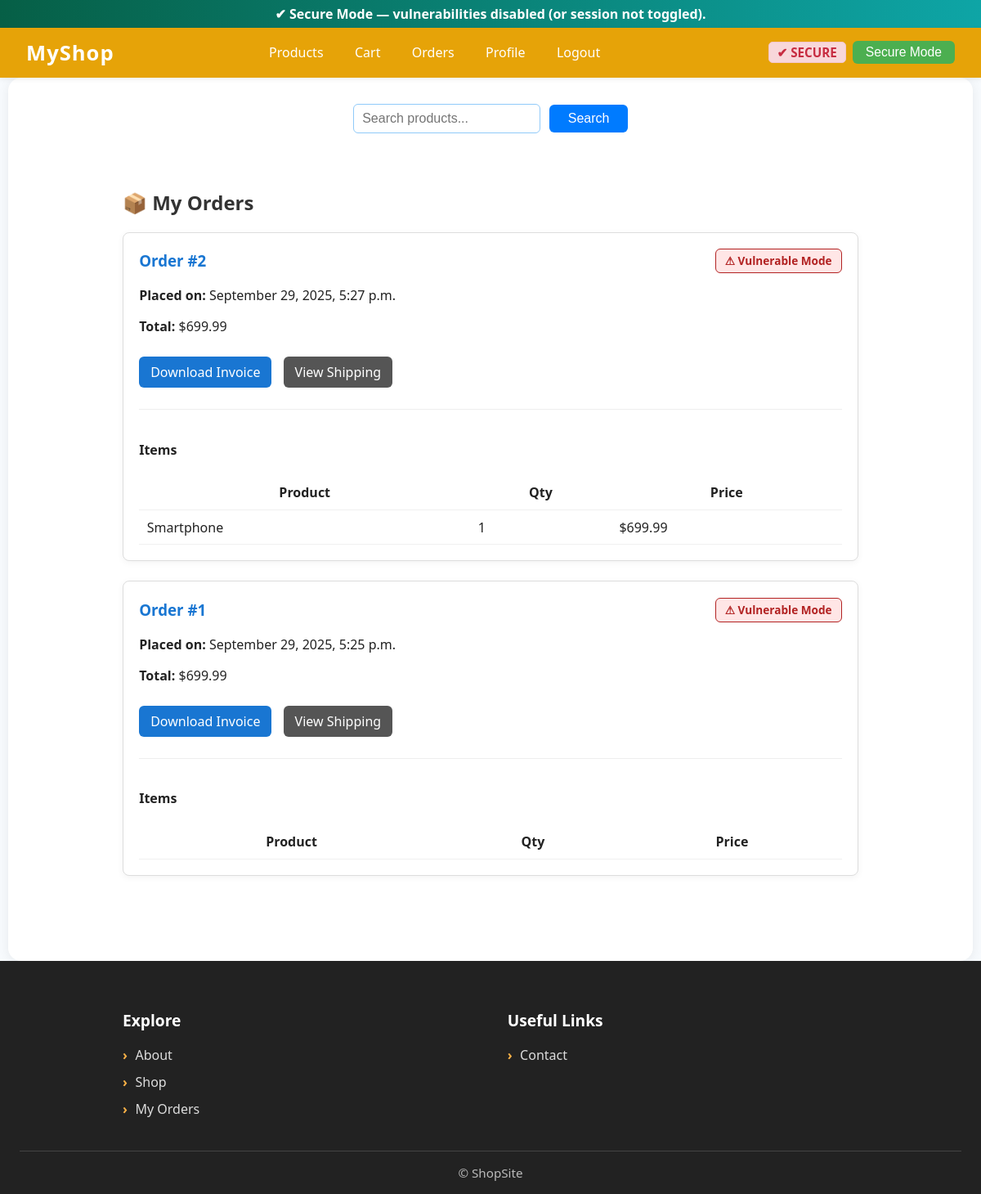
/orders/my-orders/ (signed in), run on the app's committed database.
### orders/models.py (models this page shows, shortened)
class Order(models.Model):
    SECURE = "secure"
    VULNERABLE = "vulnerable"
    MODE_CHOICES = [
        (SECURE, "Secure"),
        (VULNERABLE, "Vulnerable"),
    ]
    user = models.ForeignKey(
        settings.AUTH_USER_MODEL,
        on_delete=models.SET_NULL,
        null=True, blank=True,
        related_name="orders"
    )
    total = models.DecimalField(max_digits=10, decimal_places=2)
    created_at = models.DateTimeField(auto_now_add=True)
    updated_at = models.DateTimeField(auto_now=True)
    mode = models.CharField(
        max_length=12,
        choices=MODE_CHOICES,
        default=SECURE,
    )

class OrderItem(models.Model):
    order = models.ForeignKey(Order, related_name="items", on_delete=models.CASCADE)
    product = models.ForeignKey(Product, on_delete=models.CASCADE)
    quantity = models.PositiveIntegerField(default=1)
    price = models.DecimalField(max_digits=10, decimal_places=2)
    added_at = models.DateTimeField(default=timezone.now)

### products/models.py (models this page shows, shortened)
class Product(models.Model):
    category = models.ForeignKey(Category, related_name='products', on_delete=models.CASCADE)
    name = models.CharField(max_length=255)
    slug = models.SlugField(unique=True)
    description = models.TextField(blank=True)
    price = models.DecimalField(max_digits=10, decimal_places=2)
    image = models.ImageField(upload_to='products/', blank=True, null=True)  # secure
    image_url = models.URLField(blank=True, null=True)  # vulnerable ✅
    stock = models.PositiveIntegerField(default=10)

### orders/views.py (the view)
# urls.py: path("my-orders/", views.my_orders, name="my_orders"),
@login_required
def my_orders(request):
    orders = (
        Order.objects.filter(user=request.user)
        .prefetch_related(
            "items__product",
            Prefetch("shipment", queryset=Shipment.objects.all())
        )
        .order_by("-created_at")
    )
    return render(request, "orders/my_orders.html", {"orders": orders})

### core/context_processors.py (called while the page is built)
def simulation_mode(request):
    session_mode = request.session.get(
        "sim_mode", getattr(settings, "SIMULATION_MODE", "secure")
    )
    return {"simulation_mode": session_mode}

### orders/templates/orders/my_orders.html (shortened to what this page needs)
{% extends "base.html" %}
{% load static %}
{% block extra_css %}
<link rel="stylesheet" href="{% static 'css/my_orders.css' %}">
{% endblock %}
{% block content %}
<div class="orders-container">
    <h2>📦 My Orders</h2>
    {% if orders %}
        {% for order in orders %}
        <div class="order-card">
            <div class="order-header">
                <h3>Order #{{ order.id }}</h3>
                {% if order.mode == "vulnerable" %}
                    <span class="mode-badge mode-vulnerable">⚠ Vulnerable Mode</span>
                {% else %}
                    <span class="mode-badge mode-secure">✔ Secure Mode</span>
                {% endif %}
            </div>
            <p><strong>Placed on:</strong> {{ order.created_at|date:"F j, Y, g:i a" }}</p>
            <p><strong>Total:</strong> ${{ order.total }}</p>
            <p>
                <a href="{% url 'orders:download_invoice' order.id %}" class="btn">Download Invoice</a>
                <a href="{% url 'shipping:shipping_details' order.id %}" class="btn-secondary">View Shipping</a>
            </p>
            <div class="order-items">
                <h4>Items</h4>
                <table>
                    <thead>
                        <tr>
                            <th>Product</th>
                            <th>Qty</th>
                            <th>Price</th>
                        </tr>
                    </thead>
                    <tbody>
                        {% for item in order.items.all %}
                        <tr>
                            <td>{{ item.product.name }}</td>
                            <td>{{ item.quantity }}</td>
                            <td>${{ item.price }}</td>
                        </tr>
                        {% endfor %}
                    </tbody>
                </table>
            </div>
        </div>
        {% endfor %}
    {% else %}
        <p>You haven’t placed any orders yet.</p>
    {% endif %}
</div>
{% endblock %}

### static/css/styles.css (style rules this page uses)
body { margin: 0; padding: 0; font-family: 'Segoe UI', Arial, sans-serif; background: #f7fafd; color: #222; }

### static/css/my_orders.css (style rules this page uses)
h2 { margin-bottom: 20px; color: #333; }
.order-card { background: #fff; padding: 20px; margin-bottom: 25px; border-radius: 10px; box-shadow: 0 2px 10px rgba(0,0,0,0.08); }
.order-header { display: flex; justify-content: space-between; align-items: center; }
.order-header h3 { margin: 0; color: #1976d2; }
.btn { display: inline-block; padding: 8px 14px; margin: 10px 0; background: #1976d2; color: white; text-decoration: none; border-radius: 6px; transition: background 0.3s ease; }
.btn { display: inline-block; padding: 8px 14px; margin-right: 10px; background: #1976d2; color: white; text-decoration: none; border-radius: 6px; transition: background 0.3s ease; }
.btn-secondary { display: inline-block; padding: 8px 14px; background: #555; color: white; text-decoration: none; border-radius: 6px; transition: background 0.3s ease; }

### orders/templates/orders/my_orders.html (style rules this page uses)
.orders-container { max-width: 900px; margin: 2rem auto; padding: 1rem; }
.order-card { border: 1px solid #ddd; border-radius: 8px; padding: 1.2rem; margin-bottom: 1.5rem; background: #fff; box-shadow: 0 2px 8px rgba(0,0,0,0.05); }
.order-header { display: flex; justify-content: space-between; align-items: center; }
.mode-badge { font-size: 0.85rem; font-weight: bold; padding: 0.3rem 0.7rem; border-radius: 6px; }
.mode-vulnerable { background: #ffe6e6; color: #b22222; border: 1px solid #b22222; }
.order-items { margin-top: 1rem; border-top: 1px solid #eee; padding-top: 1rem; }
.order-items table { width: 100%; border-collapse: collapse; }
.order-items th, .order-items td { padding: 0.6rem; border-bottom: 1px solid #f0f0f0; }

### data on the page
Order: id "2", mode "⚠ Vulnerable Mode", created_at "September 29, 2025, 5:27 p.m.", total "699.99"
OrderItem: product.name "Smartphone", quantity "1", price "699.99"
Order: id "1", mode "⚠ Vulnerable Mode", created_at "September 29, 2025, 5:25 p.m.", total "699.99"
